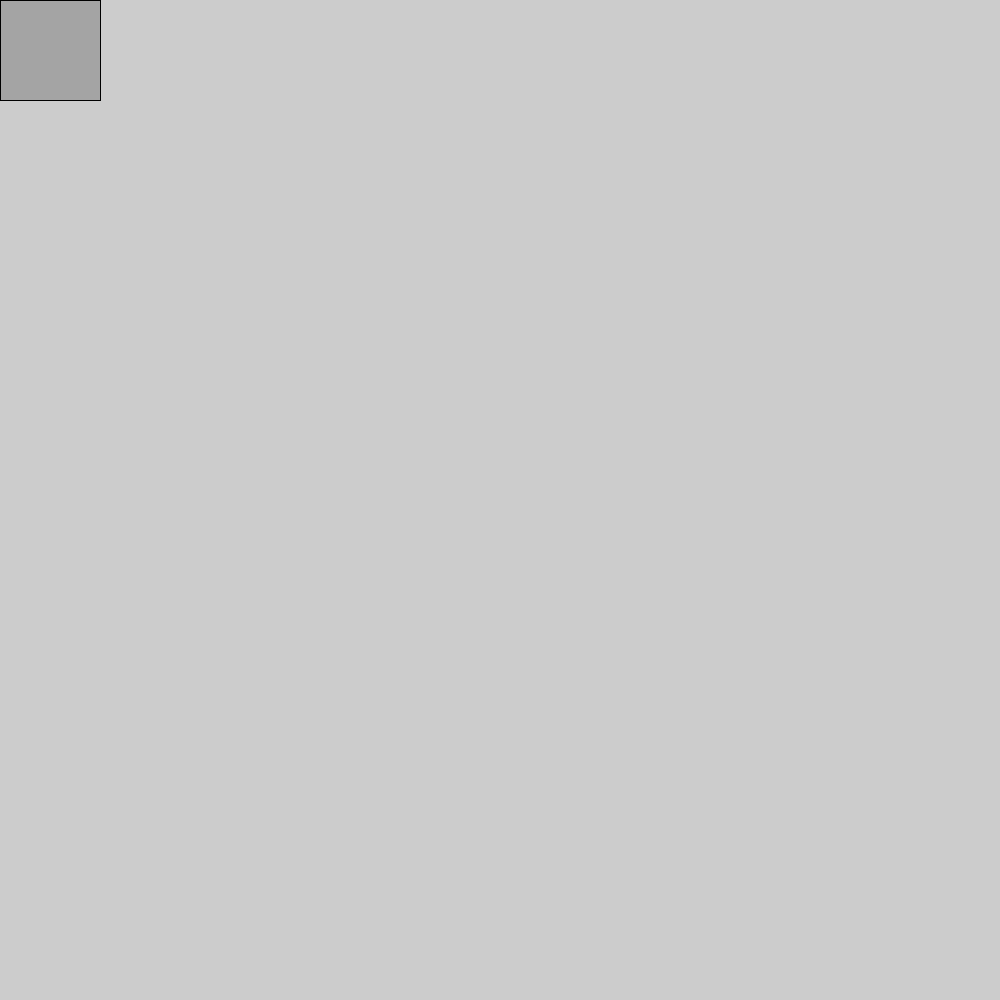
Frame 1 (no input)
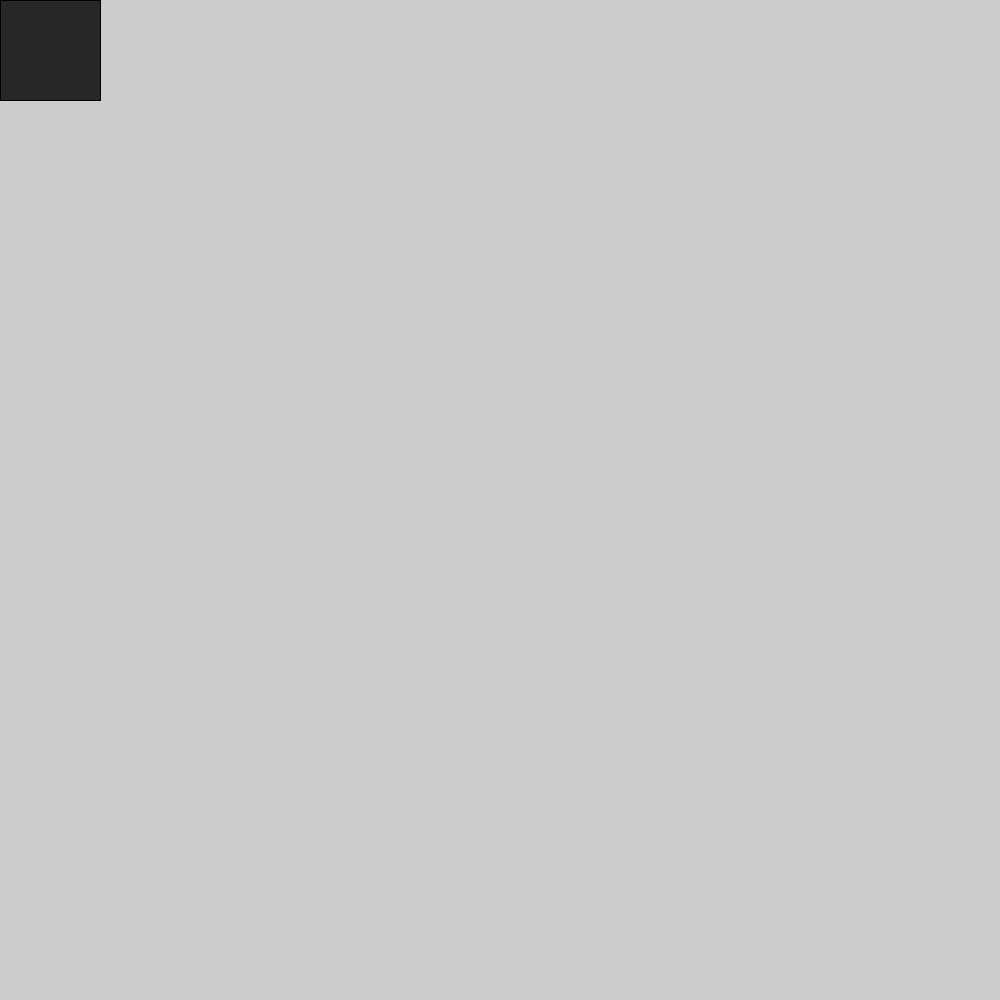
Frame 60 (the mouse pressed at the canvas centre just before this capture)
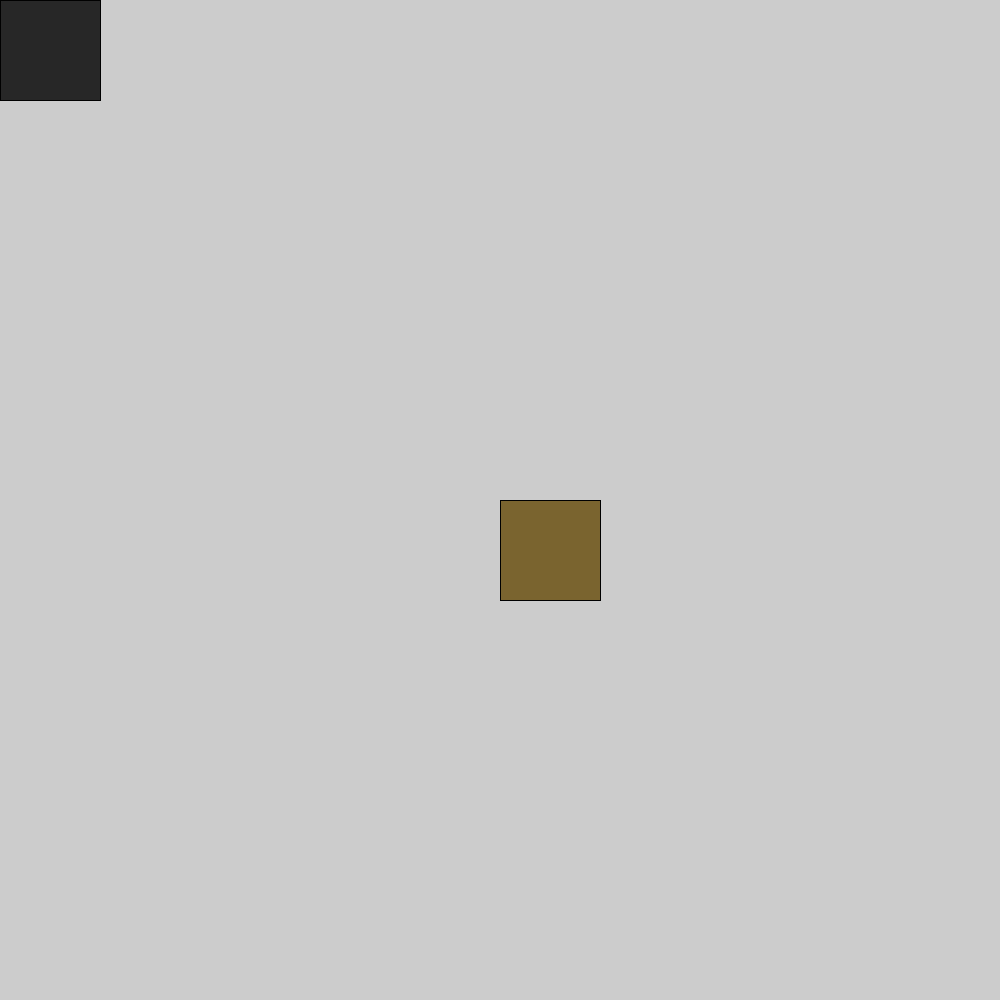
Frame 120 (the mouse held since frame 60 and released just before this capture)

The Processing sketch that drew these frames (run headless with seeded random() and noise(); from frame 60 on, the mouse is pressed at the canvas centre):

// Processing sketch: drawing_1
// ── drawing_1.pde

void setup(){
  size(1000,1000);
}
void draw(){
  if(mousePressed){
    fill(122,100,47);
  }else{
    float y =random(255);
    fill(y);
  }
  rect(mouseX,mouseY,100,100);
}
